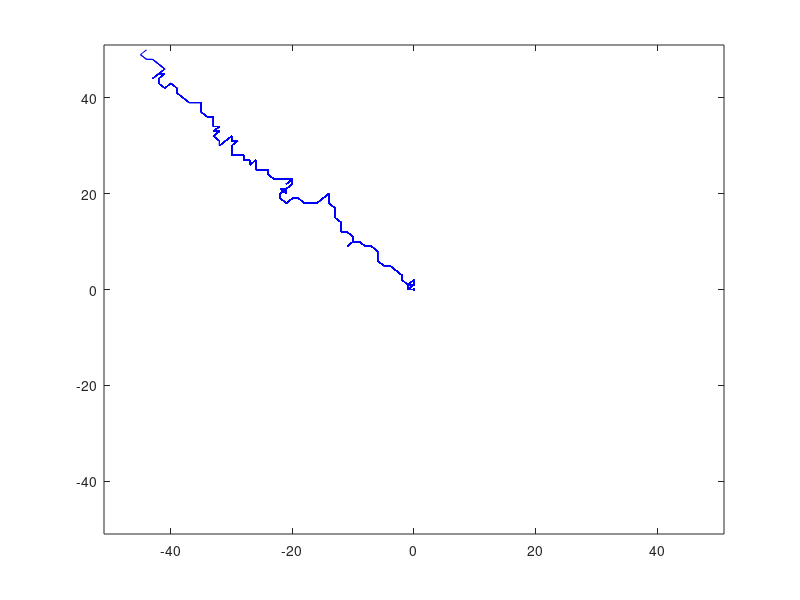

Source code (MATLAB):
N = 50;
size = 2*N + 1;

function y = next(i,j)
k = rand;
if(rand < 0.125)
    y = [i-1, j-1];
elseif(rand < 0.25)
    y = [i-1, j];
elseif(rand < 0.375)
    y = [i-1, j+1];
elseif(rand < 0.5)
    y = [i, j+1];
elseif(rand < 0.625)
    y = [i+1,j+1];
elseif(rand < 0.75)
    y = [i+1,j];
elseif(rand < 0.875)
    y = [i+1, j-1];
else
    y = [i, j-1];
end
end

i = N+1;
j = N+1;
k = 1;

set(gca, 'XTick', -(N+1):1:(N+1));
set(gca, 'YTick', -(N+1):1:(N+1));

while((i>1) && (j>1) && (i<size) && (j<size))
    X(k) = i - N -1;
    Y(k) = j - N -1;
    pause(1);
    plot(X,Y, 'b');
    xlim([-(N+1) (N+1)]);
    ylim([-(N+1) (N+1)]);
    hold on;
    grid on;
    z = next(i,j);
    i = z(1);
    j = z(2);
    k = k+1;
end

X(k) = i - N -1;
Y(k) = j - N -1;
plot(X,Y,'b');

hold off;
grid off;